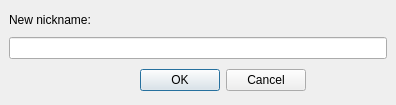
 <ui version="4.0" >
  <author></author>
  <comment></comment>
  <exportmacro></exportmacro>
  <class>NicknameDialog</class>
  <widget class="QDialog" name="NicknameDialog" >
   <property name="geometry" >
    <rect>
     <x>0</x>
     <y>0</y>
     <width>396</width>
     <height>105</height>
    </rect>
   </property>
   <property name="sizePolicy" >
    <sizepolicy>
     <hsizetype>1</hsizetype>
     <vsizetype>1</vsizetype>
     <horstretch>0</horstretch>
     <verstretch>0</verstretch>
    </sizepolicy>
   </property>
   <property name="windowTitle" >
    <string>Set nickname</string>
   </property>
   <layout class="QVBoxLayout" >
    <property name="margin" >
     <number>9</number>
    </property>
    <property name="spacing" >
     <number>6</number>
    </property>
    <item>
     <layout class="QVBoxLayout" >
      <property name="margin" >
       <number>0</number>
      </property>
      <property name="spacing" >
       <number>6</number>
      </property>
      <item>
       <widget class="QLabel" name="label" >
        <property name="sizePolicy" >
         <sizepolicy>
          <hsizetype>1</hsizetype>
          <vsizetype>1</vsizetype>
          <horstretch>0</horstretch>
          <verstretch>0</verstretch>
         </sizepolicy>
        </property>
        <property name="text" >
         <string>New nickname:</string>
        </property>
       </widget>
      </item>
      <item>
       <widget class="QLineEdit" name="nickname" />
      </item>
     </layout>
    </item>
    <item>
     <layout class="QHBoxLayout" >
      <property name="margin" >
       <number>0</number>
      </property>
      <property name="spacing" >
       <number>6</number>
      </property>
      <item>
       <spacer>
        <property name="orientation" >
         <enum>Qt::Horizontal</enum>
        </property>
        <property name="sizeHint" >
         <size>
          <width>131</width>
          <height>31</height>
         </size>
        </property>
       </spacer>
      </item>
      <item>
       <widget class="QPushButton" name="okButton" >
        <property name="text" >
         <string>OK</string>
        </property>
       </widget>
      </item>
      <item>
       <widget class="QPushButton" name="cancelButton" >
        <property name="text" >
         <string>Cancel</string>
        </property>
       </widget>
      </item>
      <item>
       <spacer>
        <property name="orientation" >
         <enum>Qt::Horizontal</enum>
        </property>
        <property name="sizeHint" >
         <size>
          <width>40</width>
          <height>20</height>
         </size>
        </property>
       </spacer>
      </item>
     </layout>
    </item>
   </layout>
  </widget>
  <pixmapfunction></pixmapfunction>
  <resources/>
  <connections>
   <connection>
    <sender>okButton</sender>
    <signal>clicked()</signal>
    <receiver>NicknameDialog</receiver>
    <slot>accept()</slot>
    <hints>
     <hint type="sourcelabel" >
      <x>278</x>
      <y>253</y>
     </hint>
     <hint type="destinationlabel" >
      <x>96</x>
      <y>254</y>
     </hint>
    </hints>
   </connection>
   <connection>
    <sender>cancelButton</sender>
    <signal>clicked()</signal>
    <receiver>NicknameDialog</receiver>
    <slot>reject()</slot>
    <hints>
     <hint type="sourcelabel" >
      <x>369</x>
      <y>253</y>
     </hint>
     <hint type="destinationlabel" >
      <x>179</x>
      <y>282</y>
     </hint>
    </hints>
   </connection>
  </connections>
 </ui>
